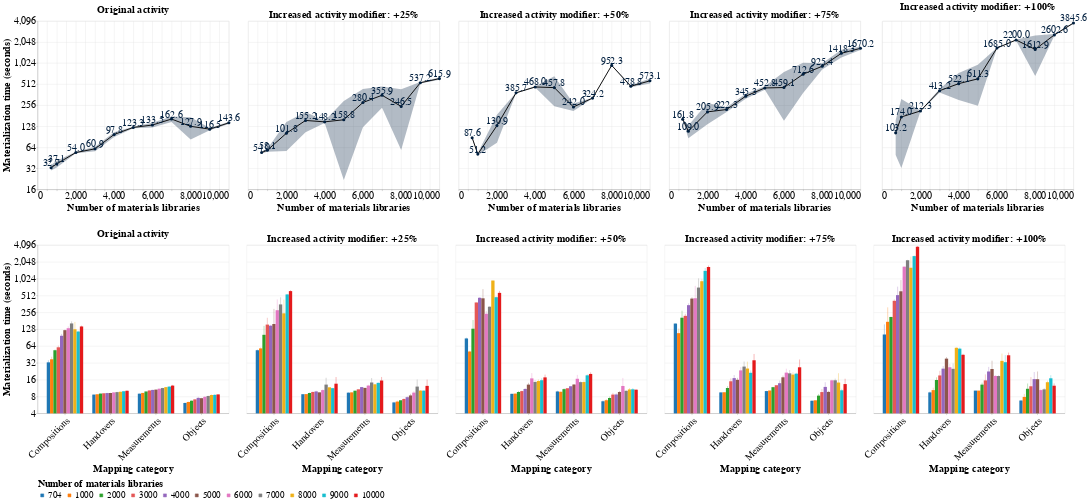

The code cell stored with this chart in its notebook:
### Code cell
top = alt.hconcat(*real_mat_times_charts, spacing=25).resolve_scale(x='shared', y='shared')
bot = alt.hconcat(*mat_times_per_cat_charts, spacing=20).resolve_scale(x='shared', y='shared')



#real_mat_times_chart.save('real_materialization_time_per_n_samples_per_multiplier_all.pdf')
#real_mat_times_chart


#mat_times_per_category_chart.save('materialization_time_per_category_and_n_samples_all.pdf')
#mat_times_per_category_chart

alt.vconcat(top, bot, spacing=50).save('materialization_time_per_category_and_n_samples_all_horizontal.pdf')
alt.vconcat(top, bot, spacing=50)
